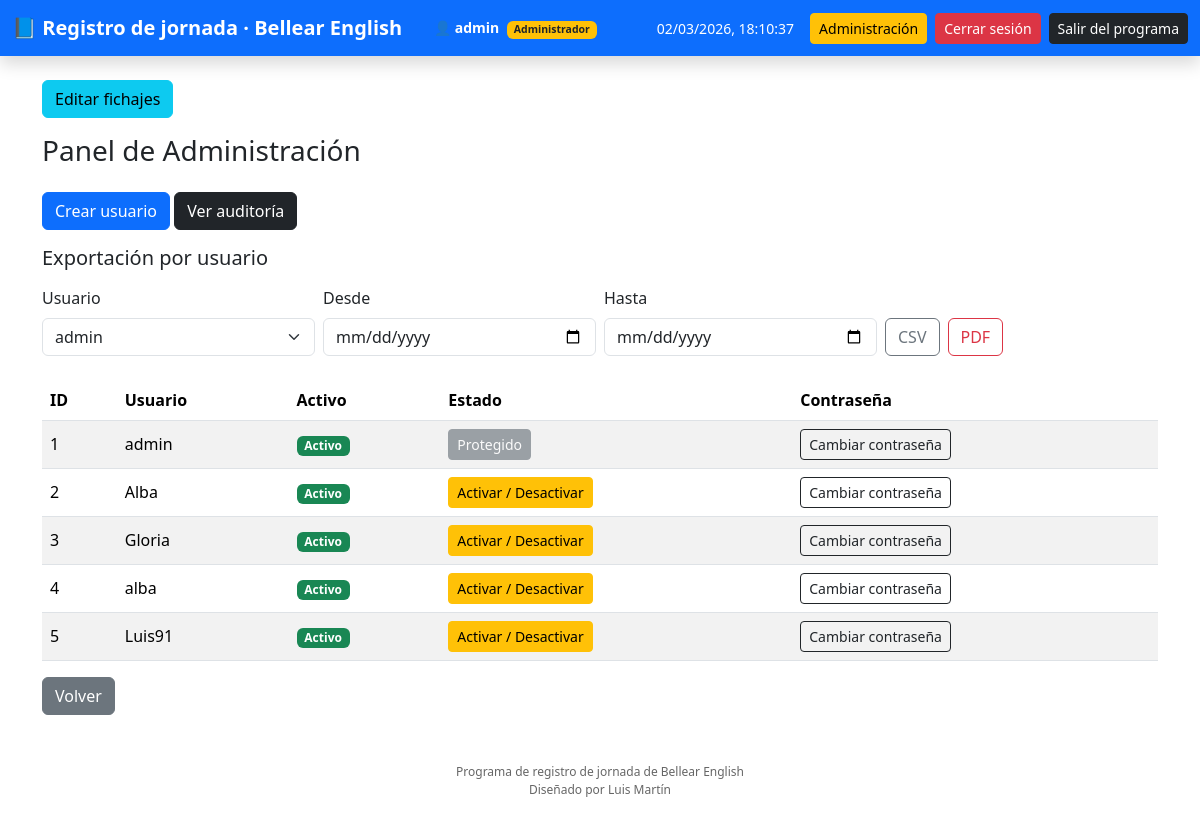
The page /admin (signed in) on the database its author committed.
### tables this page shows
CREATE TABLE users(
        id INTEGER PRIMARY KEY AUTOINCREMENT,
        username TEXT UNIQUE,
        password TEXT,
        is_admin INTEGER,
        activo INTEGER DEFAULT 1
    );

### Registro_jornada.py (the view)
@app.route("/admin")
@login_required
@solo_admin
def admin():
    if not current_user.is_admin:
        return redirect("/dashboard")
    con = db()
    c = con.cursor()
    c.execute("SELECT id, username, activo FROM users")
    users = c.fetchall()
    con.close()
    return render_template("admin.html", users=users)

### Registro_jornada.py (called while the page is built)
def solo_admin(f):
    @wraps(f)
    def decorated_function(*args, **kwargs):
        if not current_user.is_authenticated:
            abort(401)
        if not current_user.is_admin:
            abort(403)
        return f(*args, **kwargs)
    return decorated_function

def db():
    return sqlite3.connect(DATABASE)

@login_manager.user_loader
def load_user(user_id):
    con = db()
    c = con.cursor()
    c.execute("SELECT id, username, is_admin FROM users WHERE id=?", (user_id,))
    r = c.fetchone()
    con.close()
    if r:
        return User(*r)

### templates/admin.html
{% extends "base.html" %}
{% block content %}
<a href="/editar_fichaje" class="btn btn-info mb-3">
    Editar fichajes
</a>
<h3 class="mb-4">Panel de Administración</h3>
<a href="/crear_usuario" class="btn btn-primary mb-3">
    Crear usuario
</a>
<a href="/auditoria" class="btn btn-dark mb-3">
    Ver auditoría
</a>
<h5 class="mb-3">Exportación por usuario</h5>
<form method="get" action="/exportar_admin" class="row g-2 mb-4">
    <div class="col-md-3">
        <label class="form-label">Usuario</label>
        <select name="user_id" class="form-select" required>
            {% for u in users %}
                <option value="{{ u[0] }}">{{ u[1] }}</option>
            {% endfor %}
        </select>
    </div>
    <div class="col-md-3">
        <label class="form-label">Desde</label>
        <input type="date" name="desde" class="form-control" required>
    </div>
    <div class="col-md-3">
        <label class="form-label">Hasta</label>
        <input type="date" name="hasta" class="form-control" required>
    </div>
    <div class="col-md-3 d-flex align-items-end">
        <button type="submit" name="tipo" value="csv" class="btn btn-outline-secondary me-2">
            CSV
        </button>
        <button type="submit" name="tipo" value="pdf" class="btn btn-outline-danger">
            PDF
        </button>
    </div>
</form>
<table class="table table-striped align-middle">
    <thead>
        <tr>
            <th>ID</th>
            <th>Usuario</th>
            <th>Activo</th>
            <th>Estado</th>
            <th>Contraseña</th>
        </tr>
    </thead>
    <tbody>
        {% for u in users %}
        <tr>
            <td>{{ u[0] }}</td>
            <td>{{ u[1] }}</td>
            <td>
                {% if u[2] == 1 %}
                    <span class="badge bg-success">Activo</span>
                {% else %}
                    <span class="badge bg-danger">Desactivado</span>
                {% endif %}
            </td>
            <td>
                {% if u[1] == 'admin' %}
                    <button class="btn btn-secondary btn-sm" disabled>
                        Protegido
                    </button>
                {% else %}
                    <a href="/toggle/{{ u[0] }}"
                       class="btn btn-warning btn-sm"
                       onclick="return confirm('¿Seguro que desea cambiar el estado del usuario?');">
                        Activar / Desactivar
                    </a>
                {% endif %}
            </td>
            <td>
                <a href="/cambiar_password/{{ u[0] }}" class="btn btn-sm btn-outline-dark">
   		 Cambiar contraseña
		</a>
            </td>
        </tr>
        {% endfor %}
    </tbody>
</table>
<a href="/dashboard" class="btn btn-secondary">
    Volver
</a>
{% endblock %}

### templates/base.html (shortened to what this page needs)
<!DOCTYPE html>
<html lang="es">
<head>
    <link href="https://cdn.jsdelivr.net/npm/bootstrap@5.3.2/dist/css/bootstrap.min.css" rel="stylesheet">
</head>
<nav class="navbar navbar-dark bg-primary shadow">
    <div class="container-fluid d-flex justify-content-between align-items-center">
        <div class="d-flex align-items-center flex-wrap">
            <span class="navbar-brand">
                📘 Registro de jornada · Bellear English
            </span>
            {% if current_user.is_authenticated %}
            <span class="text-white ms-3 user-info">
                👤 <strong>{{ current_user.username }}</strong>
                {% if current_user.is_admin %}
                    <span class="badge bg-warning text-dark ms-1">
                        Administrador
                    </span>
                {% endif %}
            </span>
            {% endif %}
        </div>
        {% if current_user.is_authenticated %}
        <div class="d-flex align-items-center">
            <span class="text-white me-3 user-info" id="reloj"></span>
            {% if current_user.is_admin %}
            <a href="/admin" class="btn btn-warning btn-sm me-2">
                Administración
            </a>
            {% endif %}
            <a href="/logout" class="btn btn-danger btn-sm me-2">
                Cerrar sesión
            </a>
            <a href="/exit"
               class="btn btn-dark btn-sm"
               onclick="return confirm('¿Desea cerrar completamente el programa?');">
                Salir del programa
            </a>
        </div>
        {% endif %}
    </div>
</nav>
<div class="container mt-4">
    {% block content %}{% endblock %}
</div>
<div class="text-center mt-5 mb-3 footer-text">
    Programa de registro de jornada de Bellear English<br>
    Diseñado por Luis Martín
</div>
</body>
</html>

### templates/base.html (style rules this page uses)
.navbar-brand { font-weight:bold; }
.footer-text { font-size:12px; color:#666; }
.user-info { font-size:14px; }

### rows shown on the page
users: username "admin", id "1", activo "Activo", shows "Protegido"
users: id "2", username "Alba", activo "Activo"
users: id "3", username "Gloria", activo "Activo"
users: id "4", username "alba", activo "Activo"
users: id "5", username "Luis91", activo "Activo"

### other values the page prints
form field user_id "admin"
